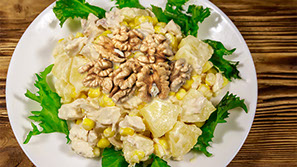
#> input picture source/content/cheh/artifacts/sku-audit/images/furshetmenu/furshetmenu-001.jpg, 297 x 167 px
$ python -i sku_parser_visual.py   (imports and definitions only)
#> lines starting #> are read from the running program, lines starting #| are printed output that depends on the picture
#!/usr/bin/env python3
"""Extract SKU cards from Chehovskiy sections, download images and build contact sheets."""

from __future__ import annotations

import argparse
import csv
import html
import json
import math
import re
import statistics
import urllib.parse
import urllib.request
from dataclasses import dataclass, asdict
from pathlib import Path
from typing import Iterable

from PIL import Image, ImageDraw, ImageFont, ImageStat

SECTIONS = {
    "furshetmenu": "https://363363.ru/furshetmenu",
    "hot": "https://363363.ru/hot",
    "zakuski": "https://363363.ru/zakuski",
    "desert": "https://363363.ru/desert",
    "napitki": "https://363363.ru/napitki",
}

CARD_SPLIT_RE = re.compile(r'<div class="Button item_name[^>]*>', re.IGNORECASE)
TAG_RE = re.compile(r"<[^>]+>")
WS_RE = re.compile(r"\s+")


@dataclass
class SKUCard:
    section: str
    sku_idx: int
    sku_id: str
    source_url: str
    add_button_id: str
    name: str
    description: str
    weight_text: str
    price_rub: float | None
    image_url: str
    image_path: str
    image_width: int
    image_height: int
    img_brightness: float
    img_contrast: float
    img_saturation: float
    img_warmth: float
    img_sharpness: float
    image_quality_score: float
    food_styling_score: float
    appetite_score_data: float


class AppError(Exception):
    pass


# [16 lines left out: functions strip_tags, fetch_text, fetch_binary, not called in this run]


def resolve_url(base: str, maybe_rel: str) -> str:
    return urllib.parse.urljoin(base, maybe_rel)


# [68 lines left out: functions parse_price, choose_description, choose_weight, choose_image, normalize_score, not called in this run]


def analyze_image(path: Path) -> dict[str, float | int]:
    with Image.open(path) as im:
#> im is the input picture: PIL image 297x167 RGB; mean R, G, B 162.3, 147.2, 96.1
        rgb = im.convert("RGB")
        w, h = rgb.size
#> w = 297; h = 167
        stat = ImageStat.Stat(rgb)
        mean_r, mean_g, mean_b = stat.mean
#> mean_r = 162.3; mean_g = 147.2; mean_b = 96.15

        gray = rgb.convert("L")
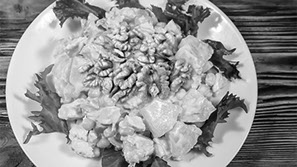
#> gray: PIL image 297x167 L; min 0, max 255, mean 145.9
        gray_stat = ImageStat.Stat(gray)
        brightness = float(gray_stat.mean[0])
#> brightness = 145.9
        contrast = float(gray_stat.stddev[0])
#> contrast = 66.08

        hsv = rgb.convert("HSV")
#> hsv: PIL image 297x167 HSV; mean H, S, V 37.4, 133.9, 170.4
        s_channel = hsv.split()[1]
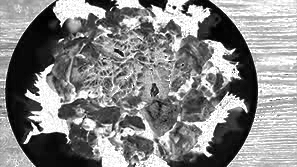
#> s_channel: PIL image 297x167 L; min 0, max 255, mean 133.9
        sat = float(ImageStat.Stat(s_channel).mean[0])
#> sat = 133.9

        warmth = float((mean_r + 1) / (mean_b + 1))
#> warmth = 1.68

#> (the run stopped early here; a loop or call above may not have finished)

$ run again, on source/content/cheh/artifacts/sku-audit/images/furshetmenu/furshetmenu-005.jpg
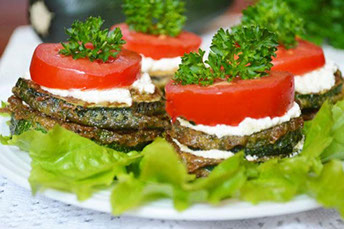
#> input picture source/content/cheh/artifacts/sku-audit/images/furshetmenu/furshetmenu-005.jpg, 344 x 229 px
#> in analyze_image, im is the input picture: PIL image 344x229 RGB; mean R, G, B 153, 142.6, 80.8
#> mean_r = 153; mean_g = 142.6; mean_b = 80.84
#> in analyze_image, `gray = rgb.convert("L")`:
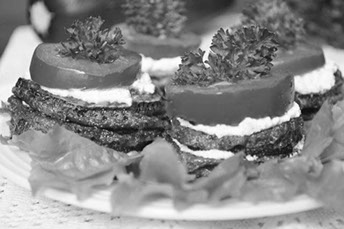
#> gray: PIL image 344x229 L; min 4, max 255, mean 138.7
#> brightness = 138.7
#> contrast = 56.46
#> hsv: PIL image 344x229 HSV; mean H, S, V 61.3, 148.9, 171
#> in analyze_image, `s_channel = hsv.split()[1]`:
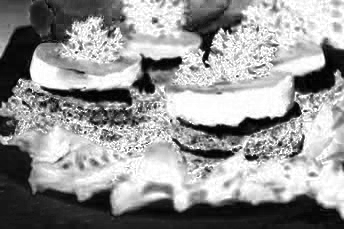
#> s_channel: PIL image 344x229 L; min 0, max 255, mean 148.9
#> sat = 148.9
#> warmth = 1.88

$ run again, on source/content/cheh/artifacts/sku-audit/images/furshetmenu/furshetmenu-006.jpg
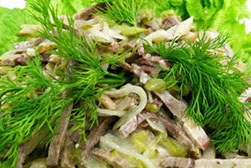
#> input picture source/content/cheh/artifacts/sku-audit/images/furshetmenu/furshetmenu-006.jpg, 251 x 168 px
#> in analyze_image, im is the input picture: PIL image 251x168 RGB; mean R, G, B 123, 145.3, 61.8
#> mean_r = 123; mean_g = 145.3; mean_b = 61.81
#> in analyze_image, `gray = rgb.convert("L")`:
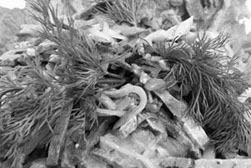
#> gray: PIL image 251x168 L; min 0, max 255, mean 129.1
#> brightness = 129.1
#> contrast = 54.65
#> hsv: PIL image 251x168 HSV; mean H, S, V 50.3, 161.8, 150.4
#> in analyze_image, `s_channel = hsv.split()[1]`:
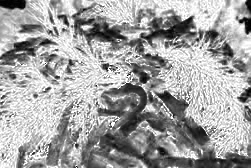
#> s_channel: PIL image 251x168 L; min 0, max 255, mean 161.8
#> sat = 161.8
#> warmth = 1.97

$ run again, on source/content/cheh/artifacts/sku-audit/images/furshetmenu/furshetmenu-007.jpg
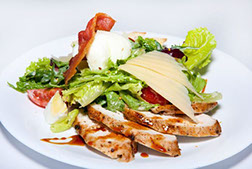
#> input picture source/content/cheh/artifacts/sku-audit/images/furshetmenu/furshetmenu-007.jpg, 252 x 169 px
#> in analyze_image, im is the input picture: PIL image 252x169 RGB; mean R, G, B 205.1, 195.6, 172.1
#> mean_r = 205.1; mean_g = 195.6; mean_b = 172.1
#> in analyze_image, `gray = rgb.convert("L")`:
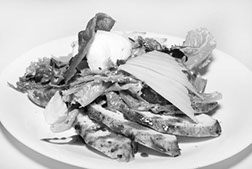
#> gray: PIL image 252x169 L; min 0, max 255, mean 195.8
#> brightness = 195.8
#> contrast = 56.52
#> hsv: PIL image 252x169 HSV; mean H, S, V 100, 72.4, 215.3
#> in analyze_image, `s_channel = hsv.split()[1]`:
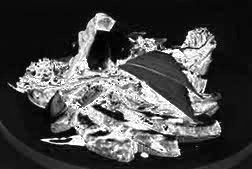
#> s_channel: PIL image 252x169 L; min 0, max 255, mean 72.4
#> sat = 72.44
#> warmth = 1.19
